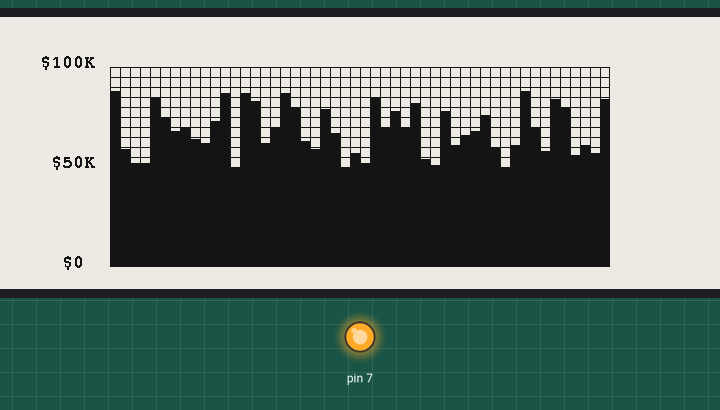
Simulated run of this sketch. Board: Arduino Mega 2560, built for the host (arithmetic inside an expression is 32-bit, double 64-bit). Shown: 792×272 one-colour display, output pins drawn as LEDs (lit = HIGH). Random numbers use the default seed unless the sketch sets one.

Above: at 4.1 s.

The sketch:

GxEPD_CrowPanel579_Graphics.ino
```cpp
/* Autor: Ernesto Tolocka (profe Tolocka)
   Fecha creación: 3-01-2025
   Descripción: Demuestra el uso de algunas primitivas haciendo un gráfico de barras.
   Licencia: MIT
*/

// Incluir las bibliotecas necesarias
#include <GxEPD2_BW.h>

//Incluir las definiciones de las fuentes
#include <Fonts/FreeMonoBold9pt7b.h>

// Definición de pines para CrowPanel
const int EINK_BUSY = 48;
const int EINK_RST  = 47;
const int EINK_DC   = 46;
const int EINK_CS   = 45;
const int EINK_SCK  = 12;  // (SCK)
const int EINK_MOSI = 11;  // (MOSI)

//GDEY0579T93    5.79" b/w 792x272, SSD1683
//Crea objeto del display
GxEPD2_BW<GxEPD2_579_GDEY0579T93, GxEPD2_579_GDEY0579T93::HEIGHT> display(GxEPD2_579_GDEY0579T93(EINK_CS, EINK_DC, EINK_RST, EINK_BUSY));

void displayPowerOn () {

  pinMode(7, OUTPUT);
  digitalWrite(7, HIGH);     // Activa la alimentacion del ePaper
}

void setup()
{
  // Definir canvas para contener al gráfico
  int canvasW = 500;
  int canvasH = 200;
  int canvasX = display.width()/2 - canvasW/2;
  int canvasY = 50;

  // Array para 50 valores
  int values [50];

  // Prender pantalla
  displayPowerOn ();

  // Inicialización del epaper
  display.init(115200);
  display.setFullWindow();
  display.fillScreen(GxEPD_WHITE);
  display.setRotation(0);

  display.setTextSize(1);

  // Configuración del texto
  display.setTextColor(GxEPD_BLACK);
  display.setFont(&FreeMonoBold9pt7b);

   // Limpiar la pantalla
  display.setFullWindow();
  display.fillScreen(GxEPD_WHITE); // Fondo blanco

  // Dibujar Canvas
  display.drawRect(canvasX, canvasY, canvasW, canvasH, GxEPD_BLACK);

  // Escala vertical
  for (int x=1; x<50; x++) {
    display.drawLine (canvasX+(10*x), canvasY, canvasX+(10*x), canvasY+canvasH-1, GxEPD_BLACK);
  }

  // Escala horizontal
  for (int y=1; y<20; y++) {
    display.drawLine (canvasX, canvasY+(10*y), canvasX+canvasW-1, canvasY+(10*y), GxEPD_BLACK);
  }

  // Etiquetas de valores verticales
  display.setCursor(canvasX-70, canvasY);
  display.print ("$100K");
  display.setCursor(canvasX-70, canvasY+(canvasH/2));
  display.print (" $50K");
  display.setCursor(canvasX-70, canvasY+canvasH);
  display.print ("  $0");

  //Llenar el array con valores aleatorios
  for (int i=0; i<50; i++) {
    values [i] = 70 + random(-20, 21);
  }

  // Factor de escala
  int scale = canvasH / 100;

  // Graficar los 50 valores
  for (int i=0; i<50; i++) {
    int y = values[i]*scale;
    display.fillRect (canvasX+(i*10), canvasY + (canvasH -y), 10, y, GxEPD_BLACK);
  }

  // Refrescar pantalla
  display.display ();
}

void loop() {
  //No hace nada
}
```
